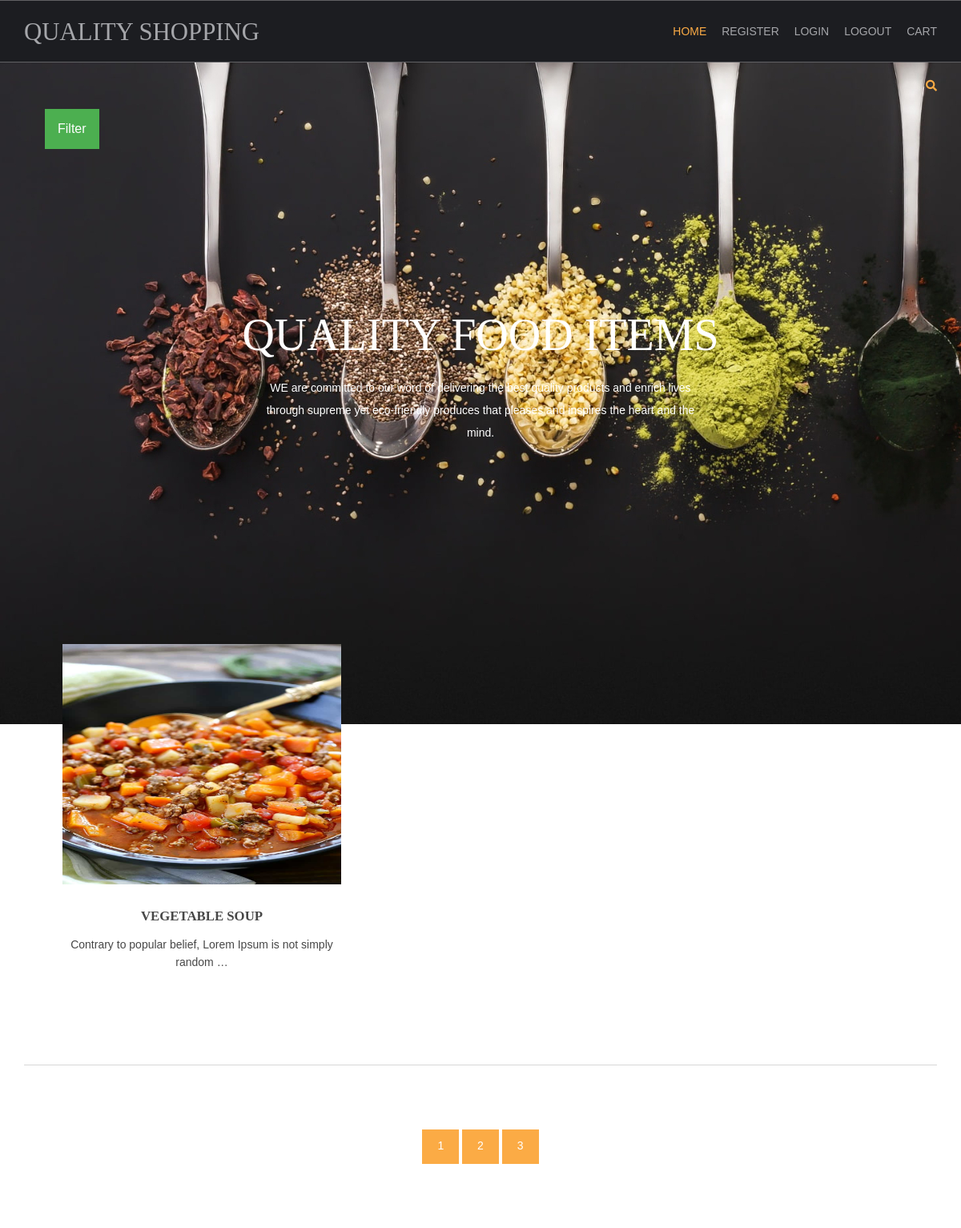
/?page=3, run on the app's committed database.
### shop/models.py (models this page shows, shortened)
class products(models.Model):
    name = models.CharField(max_length=250, unique=True)
    slug = models.SlugField(max_length=250, unique=True)
    image = models.ImageField(upload_to='products')
    desc = models.TextField()
    stock = models.IntegerField()
    available = models.BooleanField()
    price = models.IntegerField()
    categ=models.ForeignKey(category,on_delete=models.CASCADE)
    def get_url(self):
        return reverse('details',args=[self.categ.slug,self.slug])

### shop/views.py (the view)
# urls.py: 2. Add a URL to urlpatterns:  path('', views.home, name='home')
def home(request,c_slug=None):
    c_page=None
    prodt=None
    if c_slug!=None:
        c_page=get_object_or_404(category,slug=c_slug)
        prodt=products.objects.filter(categ=c_page,available=True)
    else:
       prodt=products.objects.all().filter(available=True)
    cat=category.objects.all()
    paginator=Paginator(prodt,3)
    try:
        page=int(request.GET.get('page','1'))
    except:
        page=1
    try:
        pro=paginator.page(page)
    except(EmptyPage,InvalidPage):
        pro=paginator.page(paginator.num_pages)
    return render(request,'index.html',{'pr':prodt,'ct':cat,'pg':pro})

### shop/models.py (called while the page is built)
    def get_url(self):
        return reverse('prodt_cat',args=[self.slug])

### templates/index.html (shortened to what this page needs)
{% extends 'base.html' %}
{% load static %}
{% block content %}
<html lang="">
<head>
<link href="{% static 'hm/layout/styles/layout.css' %}" rel="stylesheet" type="text/css" media="all">
</head>
<body id="top">
<div style="background-image:url({% static 'hm/images/demo/backgrounds/bg1.jpg' %});">
    <div class="wrapper row0">
        <div id="topbar" class="hoc clear">
            <div class="fl_right">
                <ul class="nospace">
                    <li id="searchform">
                    </li>
                </ul>
            </div>
        </div>
    </div>
    <div class="dropdown">
  <button class="dropbtn">Filter</button>
</div>
<div id="pageintro" class="hoc clear">
    <article>
        <h3 class="heading">quality food items</h3>
        <p>WE are committed to our word of delivering the best quality products and enrich lives through supreme yet eco-friendly produces that pleases and inspires the heart and the mind.</p>
    </article>
</div>
<div class="wrapper row3">
  <main class="hoc container clear">
    <section id="introblocks">
      <ul class="nospace group btmspace-80">
       {% for i in pg.object_list %}
        <li class="one_third">
          <figure><a class="imgover" href="{{i.get_url}}"><img src="{{i.image.url}}" alt="" style="height:300 ; width:500"></a>
            <figcaption>
              <h6 class="heading">{{i.name}}</h6>
              <p>{{i.desc|truncatewords:10}}</p>
               <br>
            </figcaption>
          </figure>
        </li>
       {% endfor %}
      </ul>
    </section>
    <hr class="btmspace-80">
    <center>
    {% for p in pg.paginator.page_range %}
        <a href="?page={{p}}" class="btn btn-light btn-sm {% if pg.number == p %} active {% endif %}" >{{p}}</a>
    {% endfor %}
    </center>
  </main>
</div>
</body>
</html>
{% endblock %}

### static/hm/layout/styles/layout.css (style rules this page uses)
#topbar { padding:20px 0; font-size:.8rem; text-transform:uppercase; }
#topbar ul li { display:inline-block; margin-right:15px; }
#topbar ul li:last-child { margin-right:0; padding-right:0; border-right:none; }
#topbar #searchform { position:relative; line-height:1; z-index:9999; }
#topbar #searchform::after { display:block; height:18px; line-height:18px; padding:0; font-family:"Font Awesome\ 5 Free"; font-weight:900; font-size:1rem; content:"\f002"; }
#topbar #searchform ::placeholder { text-transform:capitalize; }
#pageintro { padding:200px 0 300px; }
#pageintro article, #pageintro article p { display:block; max-width:75%; margin:0 auto; text-align:center; }
#pageintro article p { max-width:65%; line-height:2rem; }
#pageintro .heading { margin-bottom:20px; font-size:4rem; }
.container { padding:80px 0; }
#introblocks { display:block; position:relative; margin:-180px 0 0 0; z-index:1; text-align:center; }
#introblocks figure figcaption { display:block; padding:30px 0 0 0; text-align:center; }
#introblocks figure figcaption .heading { font-size:1.2rem; font-weight:700; margin-bottom:0; }
*, *::before, *::after { transition:all .3s ease-in-out; }
body { color:#A5A6AA; background-color:#1C1D21; }
a { color:#FBAB45; }
hr, .borderedbox { border-color:#D7D7D7; }
.btn, .btn.inverse:hover { color:#FFFFFF; background-color:#FBAB45; border-color:#FBAB45; }
.imgover, .imgover:hover::after { color:#FFFFFF; }
.row3 { color:#474747; background-color:#FFFFFF; }
#topbar #searchform { color:#FBAB45; }
#pageintro { color:#FFFFFF; }
@media screen and (min-width:1140px) { .hoc { max-width:1140px; } }

### static/hm/layout/styles/framework.css (style rules this page uses)
html { overflow-y:scroll; overflow-x:hidden; }
html, body { margin:0; padding:0; font-size:14px; line-height:1.6em; }
*, *::before, *::after { box-sizing:border-box; }
.nospace { margin:0; padding:0; list-style:none; }
.btn { display:inline-block; padding:8px 18px 10px; text-transform:uppercase; border:1px solid; }
.clear, .group { display:block; }
.clear::before, .clear::after, .group::before, .group::after { display:table; content:""; }
.clear, .clear::after, .group, .group::after { clear:both; }
a { outline:none; text-decoration:none; }
.fl_right, .imgr { float:right; }
img { width:auto; max-width:100%; height:auto; margin:0; padding:0; border:none; line-height:normal; vertical-align:middle; }
.imgover { display:inline-block; position:relative; max-width:100%; }
.imgover::before, .imgover::after { display:block; position:absolute; content:""; text-align:center; opacity:0; }
.imgover::before { top:0; right:0; bottom:0; left:0; }
.imgover::after { top:50%; left:50%; width:50px; height:50px; line-height:50px; margin:-25px 0 0 -25px; font-family:"Font Awesome\ 5 Free"; font-weight:900; content:"\f067"; font-size:28px; }
body, input, textarea, select { font-family:Verdana, Geneva, sans-serif; }
h1, h2, h3, h4, h5, h6, .heading { font-family:Georgia, "Times New Roman", Times, serif; }
label, input, textarea, select, button { display:block; resize:none; outline:none; color:inherit; font-size:inherit; font-family:inherit; vertical-align:middle; }
::placeholder { opacity:1; }
h1, h2, h3, h4, h5, h6, .heading { margin:0 0 20px 0; font-size:1.4rem; line-height:normal; font-weight:normal; text-transform:uppercase; }
hr { display:block; width:100%; height:1px; border:solid; border-width:1px 0 0 0; }
.wrapper { display:block; position:relative; width:100%; margin:0; padding:0; text-align:left; word-wrap:break-word; }
.hoc { display:block; margin:0 auto; }
address, article, aside, figcaption, figure, footer, header, main, nav, section { display:block; margin:0; padding:0; }
.one_half, .one_third, .two_third, .one_quarter, .two_quarter, .three_quarter { display:inline-block; float:left; margin:0 0 0 4.21052%; list-style:none; }
.one_third { width:30.52631%; }
.btmspace-80 { margin-bottom:80px; }

### templates/index.html (style rules this page uses)
.dropbtn { background-color: #4CAF50; color: white; padding: 16px; font-size: 16px; border: none; cursor: pointer; }
.dropdown { position: relative; display: inline-block; padding-left: 56px; }

### data on the page
products: image (picture), name "VEGETABLE SOUP", desc "Contrary to popular belief, Lorem Ipsum is not simply random …"

### other printed values
{{ p }} "1" "2" "3"
